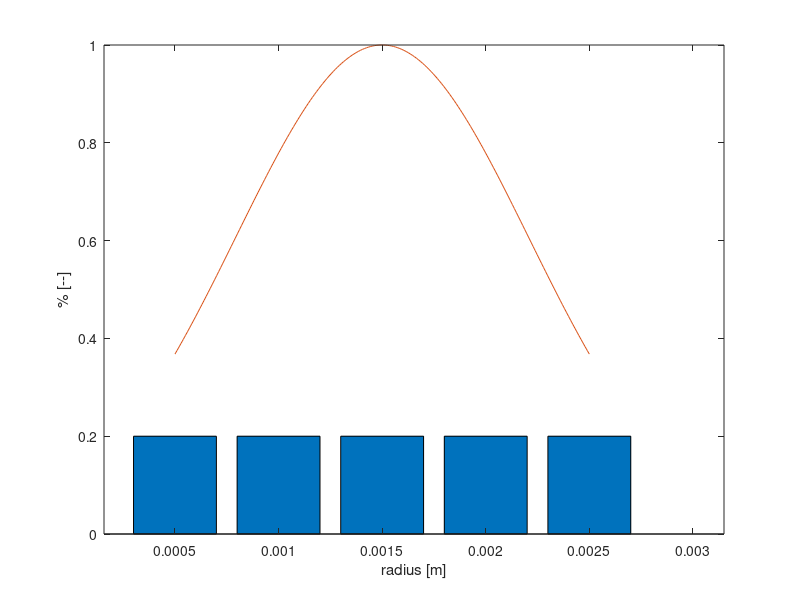
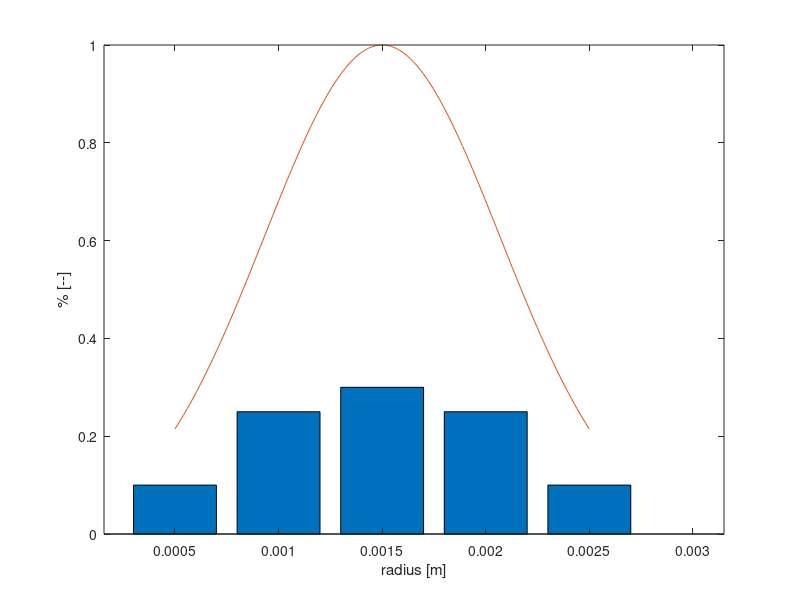
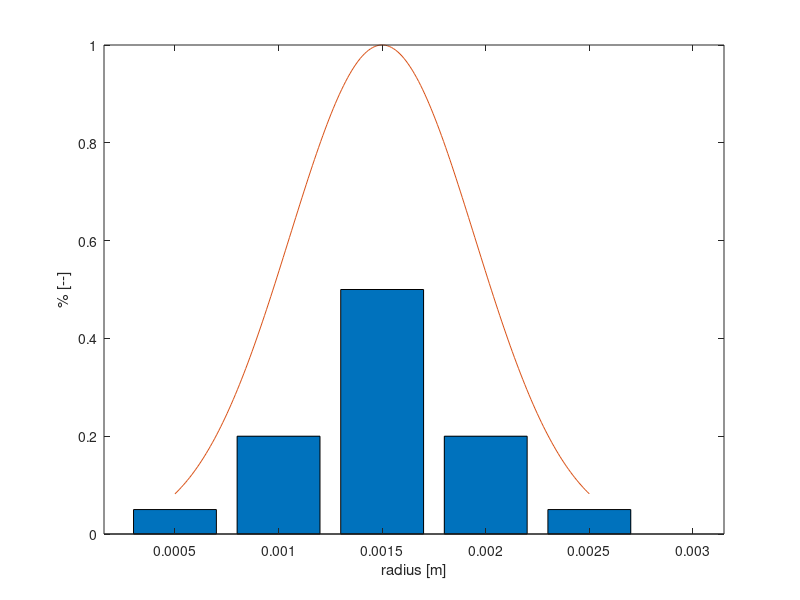
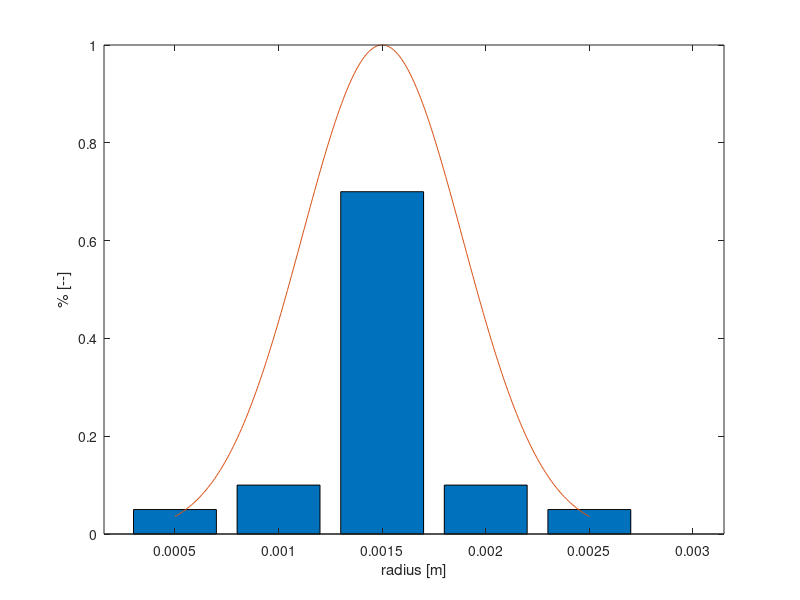

These charts were generated, in order, by the following MATLAB code:
clear all
close all
clc

diameterIronOreCoarseReal = [6.3; 5.6; 3.55; 2; 1]/1000;
weightIronOreCoarseReal= [0.101676719;	0.119218182;	0.519542204;	0.259562895;	0];

diameterIronOreFineReal = [0.00200000000000000;0.00160000000000000;0.00125000000000000;0.00100000000000000;0.000800000000000000;0.000630000000000000;0.000500000000000000;0.000315000000000000;0.00000001];
weightIronOreFineReal= [0.353978984000000;0.174765409000000;0.149244687000000;0.129140480000000;0.0634363330000000;0.0513413220000000;0.0320992590000000;0.0169929900000000;0.0290005370000000];





%diameter = [0.00450;0.00350;0.00250;0.00150];
diameter2 = [0.005;0.004;0.003;0.002;0.001];

wei(:,1) = [0.45; 0.05; 0.05; 0.45]; %gollum 40 1st round
wei(:,2) = [0.0500;0.450;0.450;0.0500];  %gollum 41 1st round
wei(:,3) = [0.25;0.25;0.25;0.25];
wei(:,4) = [0.33;0.17;0.17;0.33];

wei2(:,1) = [0.2;0.2;0.2;0.2;0.2];
wei2(:,2) = [0.1;0.25;0.3;0.25;0.1];
wei2(:,3) = [0.05;0.2;0.5;0.2;0.05];
wei2(:,4) = [0.05;0.1;0.7;0.1;0.05];

j=1;
for i=[9:12]
    
    if i<5
        diameter = [0.00450;0.00350;0.00250;0.00150];
        weight = wei(:,i);   
    elseif i == 5
         diameter =    [2	1.6	1.25	1	0.63	0.315]'/1000; %limestone	fine	sim
         weight = [0.342	0	0.107	0.01	0.327	0.214]';
    elseif i == 6
         diameter =    [2	1.6	1.25	1	0.8	0.63]'/1000; %coke	fine	sim
         weight = [0.050	0.000	0.000	0.000	0.000	0.950]';
    elseif i == 7
         diameter =    [6.3	5.6	3.55	2	1]'/1000; %coke	coarse	sim
         weight = [0.000	0.080	0.920	0.000	0.000]';
    elseif i == 8
         diameter =    [2	1.6	1.25	0.63	0.315]'/1000; %sinter fine	sim
         weight = [0.6205	0.0000	0.1050	0.2299	0.0446]';
    elseif i >8
         diameter =   diameter2;
         weight = wei2(:,i-8);
    end
    
    radius = diameter/2;
 
weightedMeanDiam(i) = mean(weight.'*diameter,2);
stddevDiam(i)=sqrt(var(diameter, weight));

weightedMeanRad(i) = mean(weight.'*radius,2);
stddevRad(i)=sqrt(var(radius, weight));


x = [min(diameter):(max(diameter)-min(diameter))/199:max(diameter)];
norm = normpdf(x,weightedMeanDiam(i),stddevDiam(i));
norm=norm/max(norm);

x2 = [min(radius):(max(radius)-min(radius))/199:max(radius)];
norm2 = normpdf(x2,weightedMeanRad(i),stddevRad(i));
norm2=norm2/max(norm2);

minDiam = 0.000315;
maxDiam = 6.3/1000;

% figure(j);
% %xlim = ([minDiam  maxDiam]);
% bar(diameter,weight)
% %xlim = ([minDiam  maxDiam]);
% hold on
% plot(x,norm)
% xlim([minDiam  maxDiam]);
% hold off

j=j+1;

h1=figure(j);
bar(radius,weight)
hold on
plot(x2,norm2)
xlim([minDiam  maxDiam]/2);
xlabel('radius [m]');
ylabel('% [--]');
hold off
print(h1,'-djpeg','-r300',['0',num2str(41+i),'simulationRadiusDistribution',num2str(i)])
j=j+1;

end
